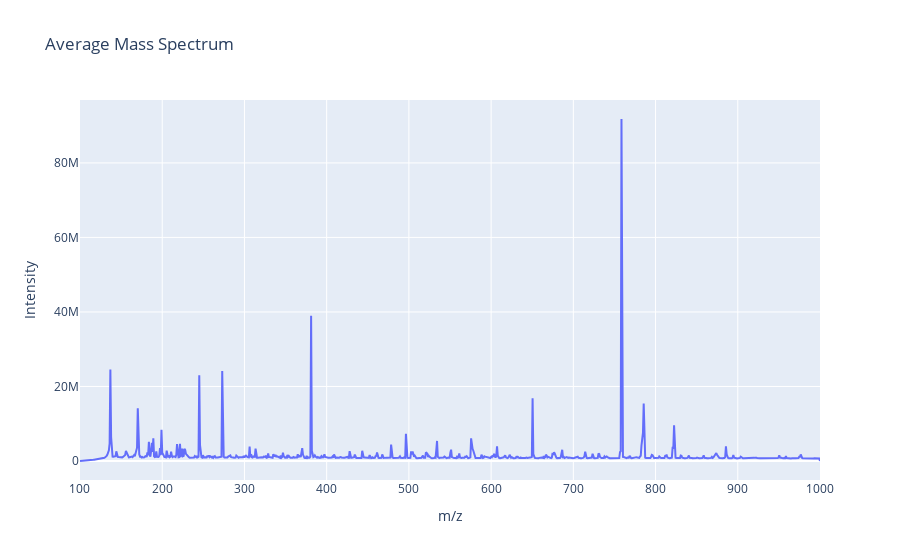

Notebook code cell kept with this figure:
### Code cell
# Get all table keys containing "average"
avg_keys = [key for key in sdata.tables.keys() if "average" in key.lower()]
print("Average spectrum keys:", avg_keys)

# Get the main MSI data table (assuming a single dataset)
main_table_key = list(sdata.tables.keys())[0]
msi_table = sdata.tables[main_table_key]

# Access the average spectrum from the .uns attribute
if "average_spectrum" in msi_table.uns:
    intensities = msi_table.uns["average_spectrum"]
else:
    raise KeyError("Average spectrum not found in table.uns")

# Get m/z values from the table's var DataFrame
mz_values = msi_table.var["mz"].values if "mz" in msi_table.var else msi_table.var_names.to_numpy()

import matplotlib.pyplot as plt
# import plotly.express as px

# Plot the average mass spectrum
fig = px.line(x=mz_values, y=intensities, labels={'x': 'm/z', 'y': 'Intensity'}, title='Average Mass Spectrum')
fig.update_layout(xaxis_title='m/z', yaxis_title='Intensity')
fig.show()
print(mz_values.shape)

plt.figure(figsize=(12, 5))
plt.plot(mz_values, intensities)
plt.xlabel('m/z')
plt.ylabel('Average Intensity')
plt.title('Average Mass Spectrum')
plt.xlim(min(mz_values), max(mz_values))
plt.grid(True, alpha=0.3)
plt.show()
print(mz_values.shape)

### Figure 1 — Plotly figure (JSON) as saved in the notebook; plotly's stock layout.template omitted (floating-point values rounded to 4 significant figures; data arrays with more than 128 entries replaced by an {"elided": "..."} marker saying what was removed)
{"data": [{"hovertemplate": "m/z=%{x}<br>Intensity=%{y}<extra></extra>", "legendgroup": "", "line": {"color": "#636efa", "dash": "solid"}, "marker": {"symbol": "circle"}, "mode": "lines", "name": "", "orientation": "v", "showlegend": false, "type": "scatter", "x": {"elided": "1000 float values"}, "xaxis": "x", "y": {"elided": "1000 float values"}, "yaxis": "y"}], "layout": {"legend": {"tracegroupgap": 0}, "title": {"text": "Average Mass Spectrum"}, "xaxis": {"anchor": "y", "domain": [0, 1], "title": {"text": "m/z"}}, "yaxis": {"anchor": "x", "domain": [0, 1], "title": {"text": "Intensity"}}}}
